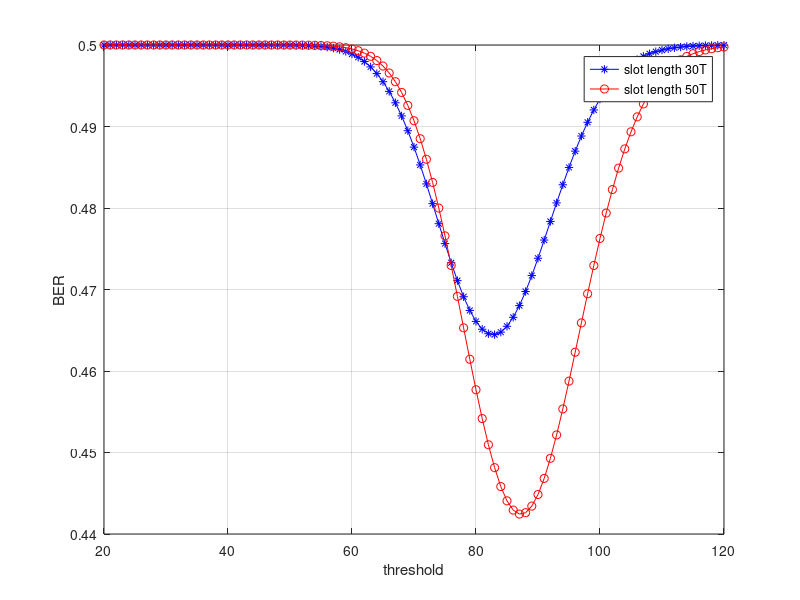

The MATLAB script that drew this image:
clear;
close all;
clc;

% Basic values
lambda_0 = 100;                     % 1/s
r = 45*(10^-9);                     % radius of reciever (m)
d = 5*(10^-7);                    % distance (m)
D = 4.265*(10^-10);                 % Co-efficient of Diffusion (m*m/s)
del_t = 9*(10^-6);                          % Discrete Time length (s)
T1 = 30*del_t;               % Slot length (s)
T2 = 50*del_t;
L=5;                                % Channel Length (m)
snr_db=30;

tau=[20:120]; 
snr_lin=1000;               % 10^(30/10)
C0_1=snr_db*2*lambda_0*T1;
C0_2=snr_db*2*lambda_0*T2;
P_i_0_1 = (r/d)*(erfc((d-r)/sqrt(4*D*T1)));
P_i_0_2 = (r/d)*(erfc((d-r)/sqrt(4*D*T2)));

ntx1 = C0_1/P_i_0_1;
ntx2=C0_2/P_i_0_2;

for j=1:L
    p_1(j)=(r/d)*(erfc((d-r)/sqrt(4*D*(j+1)*T1))-erfc((d-r)/sqrt(4*D*j*T1)));
    p_2(j)=(r/d)*(erfc((d-r)/sqrt(4*D*(j+1)*T2))-erfc((d-r)/sqrt(4*D*j*T2)));
    c_1(j)=p_1(j)*ntx1;
    c_2(j)=p_2(j)*ntx2;
end

sum_sc_1 = zeros(1, 2^L);
sum_sc_2 = zeros(1, 2^L);

for ii=0:((2^L) - 1)
    s=dec2bin(ii, L);
    for j = 1:L
        sum_sc_1(ii+1)=sum_sc_1(ii+1)+ (s(j)*c_1(j));
        sum_sc_2(ii+1)=sum_sc_2(ii+1)+ (s(j)*c_2(j));
    end
end

for i=1:length(tau)
    ber_sum_1=0;
    ber_sum_2=0;
    for ii=1:(2^L)
        ber_sum_1 = ber_sum_1 + (0.5*(1 + gammainc((lambda_0*T1 + sum_sc_1(ii)), ceil(tau(i))) - gammainc((lambda_0*T1 + sum_sc_1(ii) + C0_1), ceil(tau(i)))));
        ber_sum_2 = ber_sum_2 + (0.5*(1 + gammainc((lambda_0*T2 + sum_sc_2(ii)), ceil(tau(i))) - gammainc((lambda_0*T2 + sum_sc_2(ii) + C0_2), ceil(tau(i)))));
    end
    ber_1(i)=(ber_sum_1/(2^L));
    ber_2(i)=(ber_sum_2/(2^L));
end

xyz=figure;
plot(tau, ber_1, 'b*-', tau, ber_2, 'ro-')
legend('slot length 30T', 'slot length 50T')
xlabel('threshold')
ylabel('BER')
grid on;
savefig(xyz, 'Reproduced-1.fig')